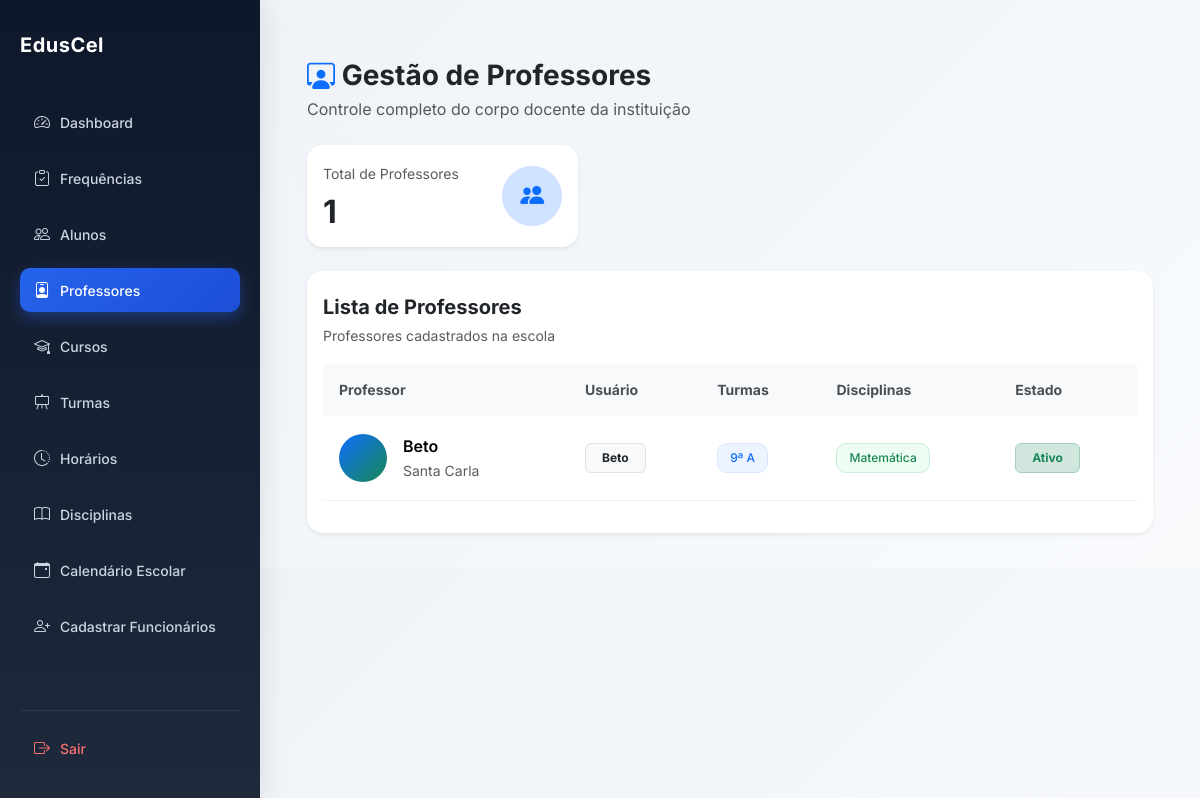
The page /professores/ (signed in) on the database as committed earlier.
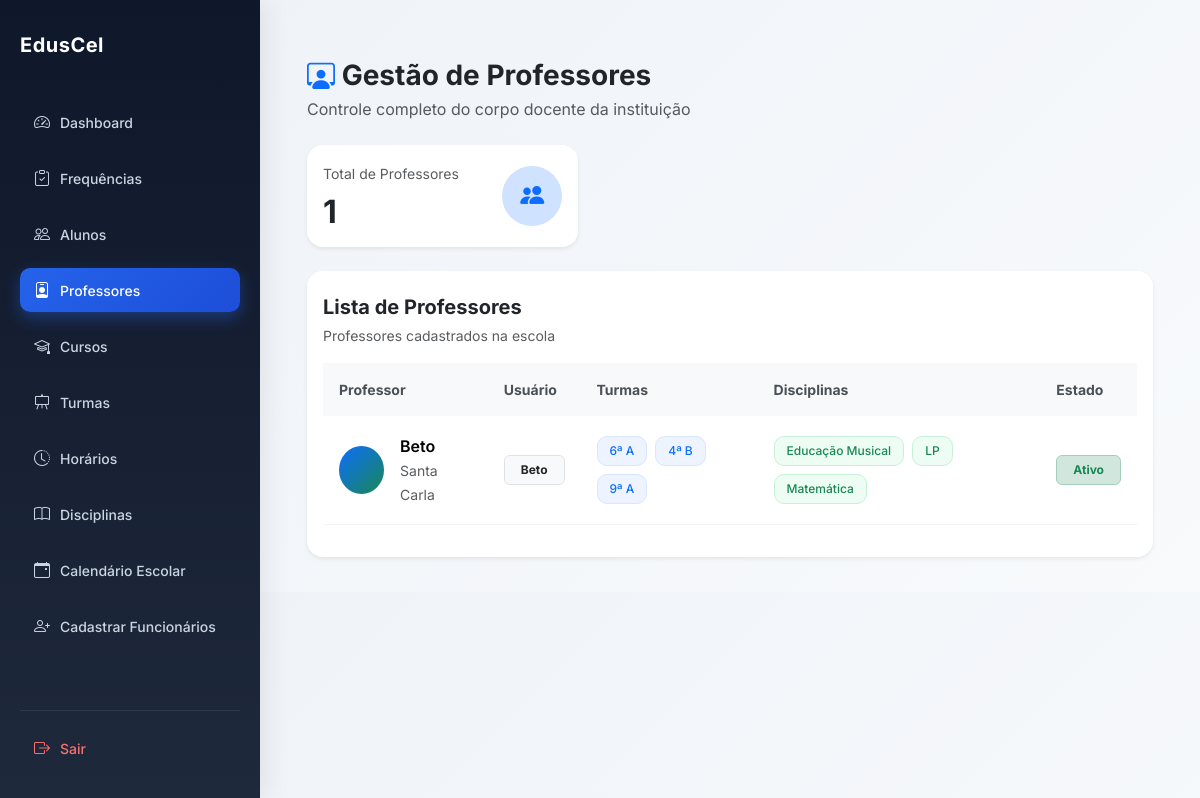
The same page on the database as committed later.
### users/models.py (models this page shows, shortened)
class User(AbstractUser):
    ROLE_CHOICES = (
        ('SUPERADMIN', 'Super Admin'),
        ('DIRETOR', 'Diretor'),
        ('PROFESSOR', 'Professor'),
        ('ALUNO', 'Aluno'),
        ('FINANCEIRO', 'Financeiro'),
        ('SECRETARIA', 'Secretaria'),
    )
    role = models.CharField(
        max_length=20,
        choices=ROLE_CHOICES,
        default='ALUNO'
    )
    ativo = models.BooleanField(default=True)
    escola = models.ForeignKey(
        'academic.Escola',
        on_delete=models.CASCADE,
        null=True,
        blank=True,
        related_name="usuarios"
    )
    criado_em = models.DateTimeField(auto_now_add=True)
    tentativas_login = models.PositiveIntegerField(
        default=0
    )
    bloqueado_ate = models.DateTimeField(
        null=True,
        blank=True
    )
    objects = UserManager()

### academic/models.py (models this page shows, shortened)
class Escola(models.Model):
    nome = models.CharField(
        "Nome da Escola",
        max_length=255
    )
    codigo = models.CharField(
        "Código da Escola",
        max_length=10,
        unique=True,
        blank=True,
        help_text="Código usado no login da escola"
    )
    logo = models.ImageField(
        upload_to='logos_escolas/',
        blank=True,
        null=True
    )
    endereco = models.CharField(
        "Endereço",
        max_length=255
    )
    provincia = models.CharField(
        "Província",
        max_length=100,
        blank=True,
        null=True
    )
    municipio = models.CharField(
        "Município",
        max_length=100,
        blank=True,
        null=True
    )
    telefone = models.CharField(
        "Telefone",
        max_length=20
    )
    nif = models.CharField(
        "NIF",
        max_length=14,
        blank=True,
        null=True,
        help_text="Número de Identificação Fiscal da escola"
    )
    email = models.EmailField(
        "Email da Escola",
        max_length=254,
        blank=True,
        null=True,
        help_text="Email oficial da escola"
    )
    plano = models.ForeignKey(
        "Plano",
        on_delete=models.SET_NULL,
        null=True,
        blank=True,
        related_name="escolas",
        verbose_name="Plano"
    )
    data_expiracao = models.DateField(
        "Data de Expiração do Plano",
        null=True,
        blank=True
    )
    ativo = models.BooleanField(
        "Ativo",
        default=True
    )
    criada_em = models.DateTimeField(
        "Criada em",
        auto_now_add=True
    )
    class Meta:
        verbose_name = "Escola"
        verbose_name_plural = "Escolas"
        ordering = ["nome"]

class Disciplina(models.Model):
    nome = models.CharField(max_length=90)
    turma = models.ForeignKey(
        Turma,
        on_delete=models.CASCADE,
        related_name="disciplinas"
    )
    professor = models.ForeignKey(
        settings.AUTH_USER_MODEL,
        on_delete=models.CASCADE,
        limit_choices_to={'role': 'PROFESSOR'},
        related_name="disciplinas",
        null=True,
        blank=True
    )
    escola = models.ForeignKey(
        Escola,
        on_delete=models.CASCADE,
        related_name="disciplinas"
    )
    criada_em = models.DateTimeField(auto_now_add=True)
    class Meta:
        unique_together = ('nome', 'turma', 'escola')
        ordering = ["nome"]

class Turma(models.Model):
    CLASSE_CHOICES = [
        ('4', '4ª Classe'),
        ('5', '5ª Classe'),
        ('6', '6ª Classe'),
        ('7', '7ª Classe'),
        ('8', '8ª Classe'),
        ('9', '9ª Classe'),
        ('10', '10ª Classe'),
        ('11', '11ª Classe'),
        ('12', '12ª Classe'),
        ('13', '13ª Classe'),
    ]
    TURNOS = [
        ('MANHA', 'Manhã'),
        ('TARDE', 'Tarde'),
        ('NOITE', 'Noite'),
    ]
    classe = models.CharField(
        max_length=10,
        choices=CLASSE_CHOICES,
        verbose_name="Classe"
    )
    curso = models.ForeignKey(
        'Curso',
        on_delete=models.SET_NULL,
        null=True,
        blank=True,
        related_name="turmas",
        verbose_name="Curso"
    )
    identificador = models.CharField(
        max_length=5,
        verbose_name="Identificador"
    )
    turno = models.CharField(
        max_length=10,
        choices=TURNOS,
        default='MANHA',
        verbose_name='Turno'
    )
    ano_letivo = models.ForeignKey(
        'AnoLetivo',
        on_delete=models.CASCADE,
        related_name="turmas",
        verbose_name="Ano Letivo"
    )
    escola = models.ForeignKey(
        'Escola',
        on_delete=models.CASCADE,
        related_name="turmas",
        verbose_name="Escola"
    )
    professor = models.ForeignKey(
        settings.AUTH_USER_MODEL,
        on_delete=models.SET_NULL,
        related_name="turmas",
        limit_choices_to={"role": "PROFESSOR"},
        null=True,
        blank=True,
        verbose_name="Professor"
    )
    criada_em = models.DateTimeField(
        auto_now_add=True,
        verbose_name="Data de Criação"
    )
    class Meta:
        constraints = [
            models.UniqueConstraint(
                fields=['classe', 'identificador', 'turno', 'ano_letivo', 'escola', 'curso'],
                name='unique_turma_por_curso'
            )
        ]
        verbose_name = "Turma"
        verbose_name_plural = "Turmas"

### core/views.py (the view)
# urls.py: path('professores/', views.lista_professores, name='professores'),
@login_required
def lista_professores(request):
    escola = get_escola(request)
    if not escola:
        return redirect("dashboard")
    professores = User.objects.filter(
        role="PROFESSOR",
        escola=escola
    ).prefetch_related(
        Prefetch(
            "disciplinas",
            queryset=Disciplina.objects.select_related(
                "turma",
                "turma__curso"
            )
        )
    ).annotate(
        total_turmas=Count("disciplinas__turma", distinct=True),
        total_disciplinas=Count("disciplinas", distinct=True),
    ).order_by(
        "first_name",
        "username"
    )
    total_professores = professores.count()
    return render(request, "professores.html", {
        "professores": professores,
        "total_professores": total_professores,
    })

### core/views.py (called while the page is built)
def get_escola(request):
    user = request.user
    if user.role == 'SUPERADMIN':
        escola_id = request.session.get('escola_id')
        if escola_id:
            return Escola.objects.filter(id=escola_id).first()
        return None
    return user.escola

### core/templates/professores.html (shortened to what the changed rows need)
{% extends 'base.html' %}
{% block content %}
<div class="container-fluid mt-4">
    <div class="row g-3 mb-4">
        <div class="col-md-4">
            <div class="card border-0 shadow-sm rounded-4 h-100">
                <div class="card-body">
                    <div class="d-flex justify-content-between align-items-center">
                        <div>
                            <h2 class="fw-bold mt-2 mb-0">
                                {{ total_professores }}
                            </h2>
                        </div>
                    </div>
                </div>
            </div>
        </div>
    </div>
    <div class="card border-0 shadow-sm rounded-4">
        <div class="card-body">
            <div class="table-responsive">
                <table class="table align-middle table-hover">
                    <thead>
                        <tr>
                            <th>Professor</th>
                            <th>Usuário</th>
                            <th>Turmas</th>
                            <th>Disciplinas</th>
                            <th>Estado</th>
                        </tr>
                    </thead>
                    <tbody>
                        {% for professor in professores %}
                        <tr>
                            <td>
                                <div class="d-flex align-items-center gap-3">
                                    <div class="avatar-circle">
                                    </div>
                                    <div>
                                        <div class="fw-semibold">
                                            {{ professor.get_full_name|default:professor.username }}
                                        </div>
                                        <small class="text-muted">
                                            {{ professor.escola.nome }}
                                        </small>
                                    </div>
                                </div>
                            </td>
                            <td>
                                <span class="badge bg-light text-dark border px-3 py-2">
                                    {{ professor.username }}
                                </span>
                            </td>
                            <td>
                                {% if professor.disciplinas.all %}
                                    <div class="d-flex flex-wrap gap-2">
                                        {% for disciplina in professor.disciplinas.all %}
                                            {% if disciplina.turma %}
                                            <span class="badge turma-badge">
                                                {{ disciplina.turma.classe }}ª
                                                {{ disciplina.turma.identificador }}
                                            </span>
                                            {% endif %}
                                        {% endfor %}
                                    </div>
                                {% else %}
                                    <span class="text-muted">
                                        Sem turmas
                                    </span>
                                {% endif %}
                            </td>
                            <td>
                                {% if professor.disciplinas.all %}
                                    <div class="d-flex flex-wrap gap-2">
                                        {% for disciplina in professor.disciplinas.all %}
                                            <span class="badge disciplina-badge">
                                                {{ disciplina.nome }}
                                            </span>
                                        {% endfor %}
                                    </div>
                                {% else %}
                                    <span class="text-muted">
                                        Nenhuma disciplina
                                    </span>
                                {% endif %}
                            </td>
                            <td>
                                <span class="badge bg-success-subtle text-success border border-success-subtle px-3 py-2">
                                    Ativo
                                </span>
                            </td>
                        </tr>
                        {% endfor %}
                    </tbody>
                </table>
            </div>
        </div>
    </div>
</div>
{% endblock %}

Rows that differ between the two databases and show on the page:
added Disciplina: turma.classe "6", turma.identificador "A", nome "Educação Musical"
added Disciplina: turma.classe "4", turma.identificador "B", nome "LP"
